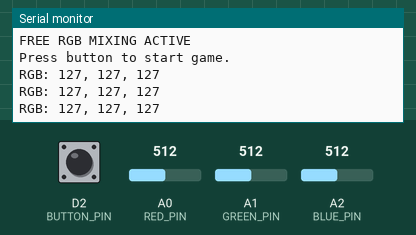
Simulated run of this sketch. Board: Arduino MKR. Parts: the last lines printed to the serial monitor. The test bench sets the inputs (shaded band); at power-on: D2 (BUTTON_PIN) HIGH, A0 (RED_PIN) = 512, A1 (GREEN_PIN) = 512, A2 (BLUE_PIN) = 512 (analog values on the 0–1023 scale). WiFi joins after 1.5 s; servers stay silent unless stated; random numbers use the default seed unless the sketch sets one; no MQTT or app messages arrive unless stated; not simulated (calls return 0 or success): arduino_secrets.h.

Above: at 2.8 s.
2.9 s: D2 (BUTTON_PIN) pulled LOW for 0.15 s
4.5 s: D2 (BUTTON_PIN) pulled LOW for 3.2 s
At 8.01 s:
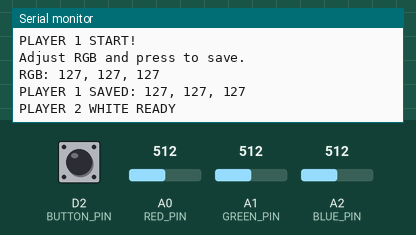
9.2 s: D2 (BUTTON_PIN) pulled LOW for 1 s
At 10.53 s:
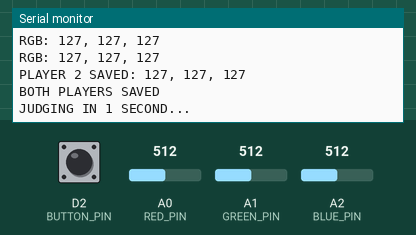
11.7 s: A0 (RED_PIN) set to 716
At 14.56 s:
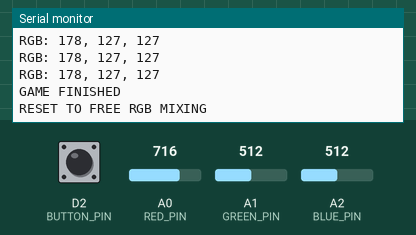
14.7 s: A1 (GREEN_PIN) set to 716
At 15.2 s:
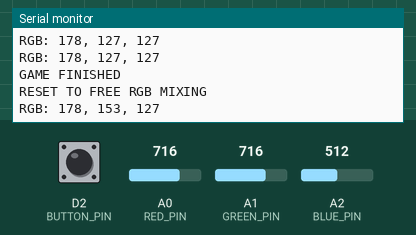
16.2 s: A2 (BLUE_PIN) set to 716
At 16.7 s:
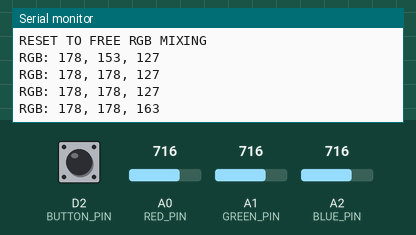
Timing chart, 0 to 18.7 s (numbered marks = the images above; inputs shaded):
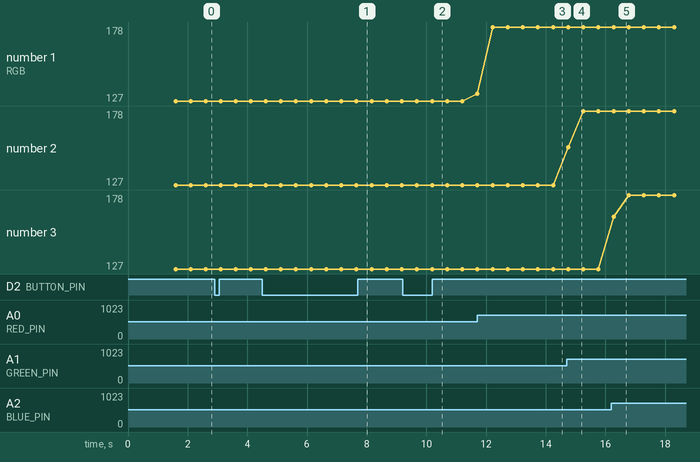

The sketch:

colour_duel_v5.ino
```cpp
/*
  ======================================================
  COLOUR DUEL - VERSION 5
  Three-Flash Winner Animation
  ======================================================

  Module: CASA0014 - Prototyping the Internet of Things
  Board: Arduino MKR WiFi 1010

  INPUT:
  Red rotary sensor   -> A0
  Green rotary sensor -> A1
  Blue rotary sensor  -> A2
  Push button         -> Digital Pin 2 + GND

  OUTPUT:
  Vespera / Lumi (72 RGB LEDs)

  FEATURES:
  - Free RGB colour exploration
  - Three independent rotary RGB controls
  - 10-sample moving average smoothing
  - Physical button interaction
  - Random target colour (3 seconds)
  - Two-player colour matching game
  - White preparation for each player (1.5 seconds)
  - Player 1: left 36 LEDs
  - Player 2: right 36 LEDs
  - Single-click colour saving
  - Weighted RGB colour-distance scoring
  - Automatic winner detection
  - One-second judging interval
  - Winner flashes three times:
      0.5 seconds ON + 0.5 seconds OFF
  - Automatic reset to free RGB mixing
  - WiFi + MQTT communication

  DESIGN NOTE:
  White preparation resets the LED display visually,
  but does not reset physical rotary positions.

  MQTT:
  Broker: mqtt.cetools.org
  Port: 1884
  Topic: student/CASA0014/luminaire/24

  SERIAL BAUD RATE: 9600
*/

#include <WiFiNINA.h>
#include <PubSubClient.h>
#include "arduino_secrets.h"

// ======================================================
// 1. HARDWARE PINS
// ======================================================

const int RED_PIN = A0;
const int GREEN_PIN = A1;
const int BLUE_PIN = A2;
const int BUTTON_PIN = 2;

// ======================================================
// 2. WIFI / MQTT
// ======================================================

const char* ssid = SECRET_SSID;
const char* wifiPassword = SECRET_PASS;
const char* mqttUser = SECRET_MQTTUSER;
const char* mqttPassword = SECRET_MQTTPASS;

const char* mqttServer = "mqtt.cetools.org";
const int mqttPort = 1884;

const char* mqttTopic =
  "student/CASA0014/luminaire/24";

WiFiClient wifiClient;
PubSubClient client(wifiClient);

// ======================================================
// 3. RGB DATA
// ======================================================

struct RGBColor {
  int r;
  int g;
  int b;
};

const RGBColor BLACK = {0, 0, 0};
const RGBColor WHITE = {255, 255, 255};

RGBColor currentColor = {0, 0, 0};
RGBColor targetColor = {0, 0, 0};
RGBColor player1Color = {0, 0, 0};
RGBColor player2Color = {0, 0, 0};

int winner = 0;

// ======================================================
// 4. LED CONFIGURATION
// ======================================================

const int NUM_LEDS = 72;
const int HALF_LEDS = 36;
const int PAYLOAD_SIZE = NUM_LEDS * 3;

byte RGBpayload[PAYLOAD_SIZE];

// ======================================================
// 5. GAME STATES
// ======================================================

enum GameState {
  FREE_MIXING,
  SHOW_TARGET,
  PLAYER_1_READY,
  PLAYER_1,
  PLAYER_2_READY,
  PLAYER_2,
  JUDGING,
  SHOW_WINNER
};

GameState gameState = FREE_MIXING;

unsigned long stateStartTime = 0;

// ======================================================
// 6. TIMING
// ======================================================

const unsigned long TARGET_DURATION = 3000;
const unsigned long READY_DURATION = 1500;
const unsigned long JUDGE_DURATION = 1000;

// NEW: Three flashes, each containing ON and OFF.
const unsigned long WINNER_FLASH_INTERVAL = 500;
const int WINNER_FLASH_COUNT = 3;

const unsigned long WINNER_DURATION =
  WINNER_FLASH_INTERVAL * 2UL * WINNER_FLASH_COUNT;

const unsigned long RGB_PRINT_INTERVAL = 500;
const unsigned long PUBLISH_INTERVAL = 150;

const unsigned long DEBOUNCE_DELAY = 40;

const unsigned long WIFI_RETRY_INTERVAL = 10000;
const unsigned long MQTT_RETRY_INTERVAL = 5000;

unsigned long lastRGBPrintTime = 0;
unsigned long lastPublishTime = 0;
unsigned long lastWiFiAttempt = 0;
unsigned long lastMQTTAttempt = 0;

// ======================================================
// 7. BUTTON VARIABLES
// ======================================================

bool lastRawButtonState = HIGH;
bool stableButtonState = HIGH;

unsigned long lastDebounceTime = 0;

// ======================================================
// 8. MOVING AVERAGE
// ======================================================

const int SAMPLE_COUNT = 10;

int redSamples[SAMPLE_COUNT] = {0};
int greenSamples[SAMPLE_COUNT] = {0};
int blueSamples[SAMPLE_COUNT] = {0};

int sampleIndex = 0;

void updateSensorSamples() {

  redSamples[sampleIndex] = analogRead(RED_PIN);
  greenSamples[sampleIndex] = analogRead(GREEN_PIN);
  blueSamples[sampleIndex] = analogRead(BLUE_PIN);

  sampleIndex = (sampleIndex + 1) % SAMPLE_COUNT;
}

int calculateAverage(int samples[]) {

  long total = 0;

  for (int i = 0; i < SAMPLE_COUNT; i++) {
    total += samples[i];
  }

  return total / SAMPLE_COUNT;
}

RGBColor readRotaryRGB() {

  updateSensorSamples();

  RGBColor c;

  c.r = constrain(
    map(calculateAverage(redSamples),
        0, 1023, 0, 255),
    0, 255
  );

  c.g = constrain(
    map(calculateAverage(greenSamples),
        0, 1023, 0, 255),
    0, 255
  );

  c.b = constrain(
    map(calculateAverage(blueSamples),
        0, 1023, 0, 255),
    0, 255
  );

  return c;
}

// ======================================================
// 9. SERIAL RGB OUTPUT
// ======================================================

void printRGBValues() {

  unsigned long now = millis();

  if (
    now - lastRGBPrintTime <
    RGB_PRINT_INTERVAL
  ) {
    return;
  }

  lastRGBPrintTime = now;

  Serial.print("RGB: ");
  Serial.print(currentColor.r);
  Serial.print(", ");
  Serial.print(currentColor.g);
  Serial.print(", ");
  Serial.println(currentColor.b);
}

// ======================================================
// 10. LED CONTROL
// ======================================================

void setPixel(int pixel, RGBColor c) {

  if (pixel < 0 || pixel >= NUM_LEDS) {
    return;
  }

  RGBpayload[pixel * 3] = (byte)c.r;
  RGBpayload[pixel * 3 + 1] = (byte)c.g;
  RGBpayload[pixel * 3 + 2] = (byte)c.b;
}

void fillAll(RGBColor c) {

  for (int i = 0; i < NUM_LEDS; i++) {
    setPixel(i, c);
  }
}

void fillLeft(RGBColor c) {

  for (int i = 0; i < HALF_LEDS; i++) {
    setPixel(i, c);
  }
}

void fillRight(RGBColor c) {

  for (int i = HALF_LEDS; i < NUM_LEDS; i++) {
    setPixel(i, c);
  }
}

// ======================================================
// 11. LED DISPLAY BY GAME STATE
// ======================================================

void updateLEDDisplay() {

  // All LEDs start off unless a state lights them.
  fillAll(BLACK);

  switch (gameState) {

    case FREE_MIXING:
      fillAll(currentColor);
      break;

    case SHOW_TARGET:
      fillAll(targetColor);
      break;

    case PLAYER_1_READY:
      fillLeft(WHITE);
      break;

    case PLAYER_1:
      fillLeft(currentColor);
      break;

    case PLAYER_2_READY:
      fillRight(WHITE);
      break;

    case PLAYER_2:
      fillRight(currentColor);
      break;

    case JUDGING:
      // All LEDs off for one second.
      break;

    // ==================================================
    // NEW: WINNER FLASHES THREE TIMES
    // ==================================================

    case SHOW_WINNER: {

      unsigned long winnerElapsed =
        millis() - stateStartTime;

      // Alternating 500 ms intervals:
      // 0: ON
      // 1: OFF
      // 2: ON
      // 3: OFF
      // 4: ON
      // 5: OFF

      bool flashOn =
        (winnerElapsed / WINNER_FLASH_INTERVAL) % 2 == 0;

      if (flashOn && winnerElapsed < WINNER_DURATION) {

        if (winner == 1) {

          // Player 1 wins: left side flashes.
          fillLeft(player1Color);

        } else if (winner == 2) {

          // Player 2 wins: right side flashes.
          fillRight(player2Color);

        } else {

          // Draw: both sides flash together.
          fillLeft(player1Color);
          fillRight(player2Color);
        }
      }

      // During OFF intervals, all LEDs stay black.
      break;
    }
  }
}

// ======================================================
// 12. WIFI CONNECTION
// ======================================================

void connectWiFi() {

  if (WiFi.status() == WL_CONNECTED) {
    return;
  }

  Serial.println("Connecting to WiFi...");
  WiFi.begin(ssid, wifiPassword);
}

// ======================================================
// 13. MQTT CONNECTION
// ======================================================

void connectMQTT() {

  if (WiFi.status() != WL_CONNECTED) {
    return;
  }

  if (client.connected()) {
    return;
  }

  String clientId = "RGB-Duel-";
  clientId += String((unsigned long)millis(), HEX);

  if (client.connect(
        clientId.c_str(),
        mqttUser,
        mqttPassword
      )) {

    Serial.println("MQTT Connected!");

    lastPublishTime =
      millis() - PUBLISH_INTERVAL;

  } else {

    Serial.print("MQTT connection failed: ");
    Serial.println(client.state());
  }
}

// ======================================================
// 14. MQTT PUBLISH
// ======================================================

void publishRGB() {

  if (!client.connected()) {
    return;
  }

  updateLEDDisplay();

  bool success = client.publish(
    mqttTopic,
    RGBpayload,
    (unsigned int)PAYLOAD_SIZE
  );

  if (!success) {
    Serial.println("MQTT PUBLISH FAILED!");
  }
}

// ======================================================
// 15. WEIGHTED RGB DISTANCE
// ======================================================

long calculateColourDistance(
  RGBColor player,
  RGBColor target
) {

  long dr = (long)player.r - target.r;
  long dg = (long)player.g - target.g;
  long db = (long)player.b - target.b;

  return
    299L * dr * dr +
    587L * dg * dg +
    114L * db * db;
}

// ======================================================
// 16. JUDGE GAME
// ======================================================

void judgeGame() {

  long score1 = calculateColourDistance(
    player1Color,
    targetColor
  );

  long score2 = calculateColourDistance(
    player2Color,
    targetColor
  );

  Serial.println();
  Serial.println("========== RESULTS ==========");

  Serial.print("Target RGB: ");
  Serial.print(targetColor.r);
  Serial.print(", ");
  Serial.print(targetColor.g);
  Serial.print(", ");
  Serial.println(targetColor.b);

  Serial.print("Player 1 RGB: ");
  Serial.print(player1Color.r);
  Serial.print(", ");
  Serial.print(player1Color.g);
  Serial.print(", ");
  Serial.println(player1Color.b);

  Serial.print("Player 2 RGB: ");
  Serial.print(player2Color.r);
  Serial.print(", ");
  Serial.print(player2Color.g);
  Serial.print(", ");
  Serial.println(player2Color.b);

  Serial.print("Player 1 weighted distance: ");
  Serial.println(score1);

  Serial.print("Player 2 weighted distance: ");
  Serial.println(score2);

  if (score1 < score2) {

    winner = 1;
    Serial.println("PLAYER 1 WINS!");

  } else if (score2 < score1) {

    winner = 2;
    Serial.println("PLAYER 2 WINS!");

  } else {

    winner = 0;
    Serial.println("DRAW!");
  }

  Serial.println("=============================");
}

// ======================================================
// 17. CHANGE GAME STATE
// ======================================================

void changeGameState(GameState newState) {

  gameState = newState;
  stateStartTime = millis();

  // Request a new LED frame immediately.
  lastPublishTime =
    millis() - PUBLISH_INTERVAL;
}

// ======================================================
// 18. START NEW GAME
// ======================================================

void startGame() {

  targetColor.r = random(40, 256);
  targetColor.g = random(40, 256);
  targetColor.b = random(40, 256);

  player1Color = BLACK;
  player2Color = BLACK;

  winner = 0;

  Serial.println();
  Serial.println("========== NEW GAME ==========");

  Serial.print("Target RGB: ");
  Serial.print(targetColor.r);
  Serial.print(", ");
  Serial.print(targetColor.g);
  Serial.print(", ");
  Serial.println(targetColor.b);

  Serial.println("Memorise the target colour!");

  changeGameState(SHOW_TARGET);
}

// ======================================================
// 19. BUTTON ACTION
// ======================================================

void handleButtonClick() {

  switch (gameState) {

    case FREE_MIXING:

      Serial.println("BUTTON: START GAME");
      startGame();
      break;

    case PLAYER_1:

      player1Color = currentColor;

      Serial.print("PLAYER 1 SAVED: ");
      Serial.print(player1Color.r);
      Serial.print(", ");
      Serial.print(player1Color.g);
      Serial.print(", ");
      Serial.println(player1Color.b);

      Serial.println("PLAYER 2 WHITE READY");

      changeGameState(PLAYER_2_READY);
      break;

    case PLAYER_2:

      player2Color = currentColor;

      Serial.print("PLAYER 2 SAVED: ");
      Serial.print(player2Color.r);
      Serial.print(", ");
      Serial.print(player2Color.g);
      Serial.print(", ");
      Serial.println(player2Color.b);

      Serial.println("BOTH PLAYERS SAVED");
      Serial.println("JUDGING IN 1 SECOND...");

      changeGameState(JUDGING);
      break;

    default:
      // Ignore clicks during timed transitions.
      break;
  }
}

// ======================================================
// 20. BUTTON DEBOUNCING
// ======================================================

void updateButton() {

  unsigned long now = millis();

  bool rawState = digitalRead(BUTTON_PIN);

  if (rawState != lastRawButtonState) {
    lastDebounceTime = now;
  }

  if (now - lastDebounceTime >= DEBOUNCE_DELAY) {

    if (rawState != stableButtonState) {

      stableButtonState = rawState;

      // Detect click on button release.
      if (stableButtonState == HIGH) {
        handleButtonClick();
      }
    }
  }

  lastRawButtonState = rawState;
}

// ======================================================
// 21. AUTOMATIC GAME TIMING
// ======================================================

void updateGameTiming() {

  unsigned long elapsed =
    millis() - stateStartTime;

  switch (gameState) {

    case SHOW_TARGET:

      if (elapsed >= TARGET_DURATION) {

        Serial.println("TARGET DISPLAY FINISHED");
        Serial.println("PLAYER 1 WHITE READY");

        changeGameState(PLAYER_1_READY);
      }
      break;

    case PLAYER_1_READY:

      if (elapsed >= READY_DURATION) {

        Serial.println("PLAYER 1 START!");
        Serial.println("Adjust RGB and press to save.");

        changeGameState(PLAYER_1);
      }
      break;

    case PLAYER_2_READY:

      if (elapsed >= READY_DURATION) {

        Serial.println("PLAYER 2 START!");
        Serial.println("Adjust RGB and press to save.");

        changeGameState(PLAYER_2);
      }
      break;

    case JUDGING:

      if (elapsed >= JUDGE_DURATION) {

        judgeGame();

        Serial.println(
          "WINNER FLASHES 3 TIMES, THEN RESETS"
        );

        changeGameState(SHOW_WINNER);
      }
      break;

    case SHOW_WINNER:

      // Three complete ON/OFF flash cycles.
      if (elapsed >= WINNER_DURATION) {

        Serial.println("GAME FINISHED");
        Serial.println("RESET TO FREE RGB MIXING");

        winner = 0;
        player1Color = BLACK;
        player2Color = BLACK;

        changeGameState(FREE_MIXING);
      }
      break;

    default:
      break;
  }
}

// ======================================================
// 22. SETUP
// ======================================================

void setup() {

  Serial.begin(9600);

  unsigned long serialStart = millis();

  while (
    !Serial &&
    millis() - serialStart < 3000
  ) {
    delay(10);
  }

  pinMode(BUTTON_PIN, INPUT_PULLUP);

  analogReadResolution(10);

  // Initialise moving-average buffers.
  for (int i = 0; i < SAMPLE_COUNT; i++) {
    updateSensorSamples();
    delay(10);
  }

  randomSeed(analogRead(A0) ^ micros());

  // 72 RGB LEDs = 216-byte payload.
  client.setBufferSize(512);

  client.setServer(
    mqttServer,
    mqttPort
  );

  connectWiFi();
  lastWiFiAttempt = millis();

  changeGameState(FREE_MIXING);

  Serial.println();
  Serial.println(
    "RGB COLOUR DUEL - WINNER FLASH VERSION READY"
  );
  Serial.println("FREE RGB MIXING ACTIVE");
  Serial.println("Press button to start game.");
}

// ======================================================
// 23. MAIN LOOP
// ======================================================

void loop() {

  unsigned long now = millis();

  // 1. Read three rotary sensors.
  currentColor = readRotaryRGB();

  // 2. Print RGB every 500 ms.
  printRGBValues();

  // 3. Detect button presses.
  updateButton();

  // 4. Update game states.
  updateGameTiming();

  // 5. Maintain Wi-Fi connection.
  if (WiFi.status() != WL_CONNECTED) {

    if (
      now - lastWiFiAttempt >=
      WIFI_RETRY_INTERVAL
    ) {

      lastWiFiAttempt = now;
      connectWiFi();
    }

  } else {

    // 6. Maintain MQTT connection.
    if (!client.connected()) {

      if (
        now - lastMQTTAttempt >=
        MQTT_RETRY_INTERVAL
      ) {

        lastMQTTAttempt = now;
        connectMQTT();
      }

    } else {

      client.loop();
    }
  }

  // 7. Publish LED data to Vespera / Lumi.
  if (
    now - lastPublishTime >=
    PUBLISH_INTERVAL
  ) {

    lastPublishTime = now;
    publishRGB();
  }

  delay(10);
}
```

Measured:
- after the input at 4.5 s, the serial monitor: prints a new line after 3.3 s (image 1)
- after the input at 9.2 s, the serial monitor: prints a new line after 1.1 s (image 2)
- after the input at 11.7 s, the serial monitor: prints a new line at once (image 3)
- after the input at 14.7 s, the serial monitor: prints a new line after 0.05 s (image 4)
- after the input at 16.2 s, the serial monitor: prints a new line after 0.07 s (image 5)
- plotted number 1: 127 → 178 after the input at 11.7 s
